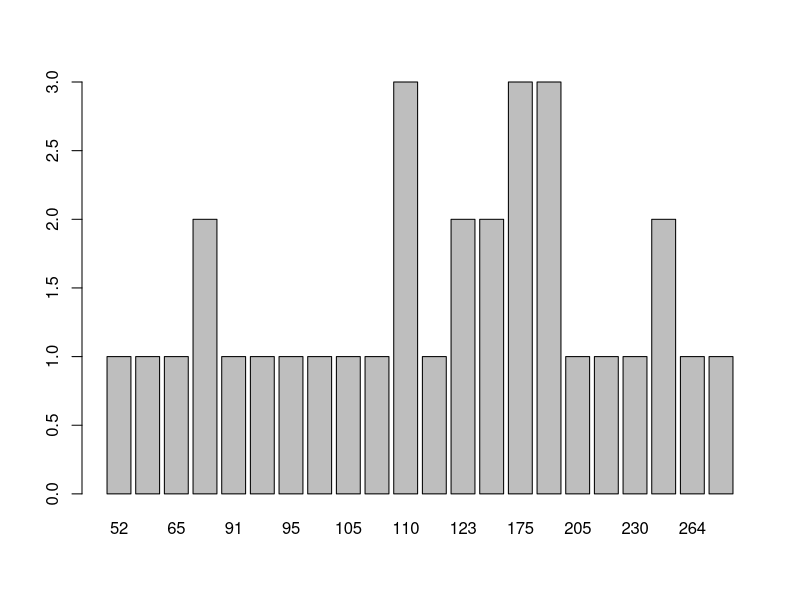
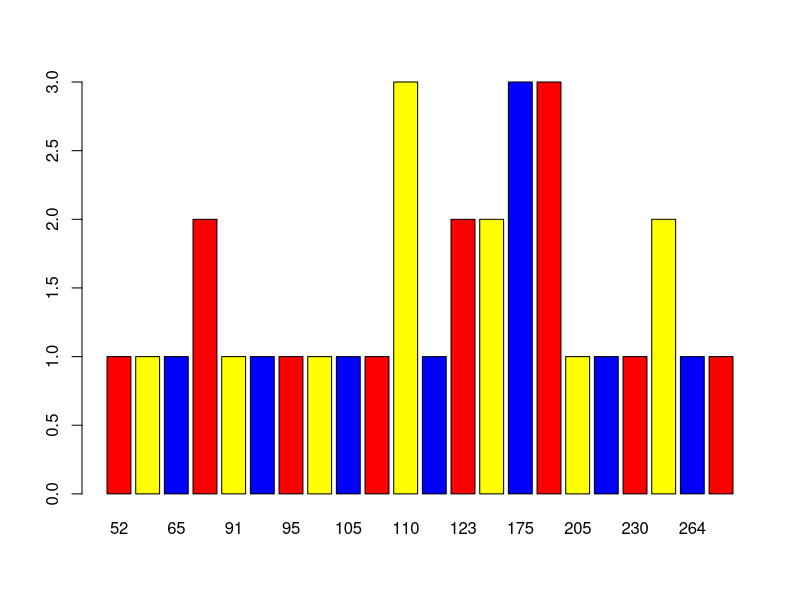
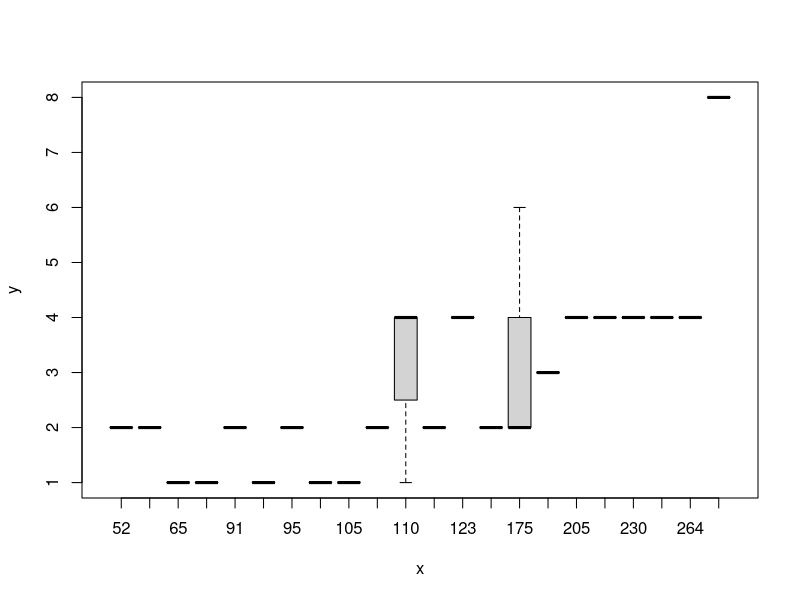
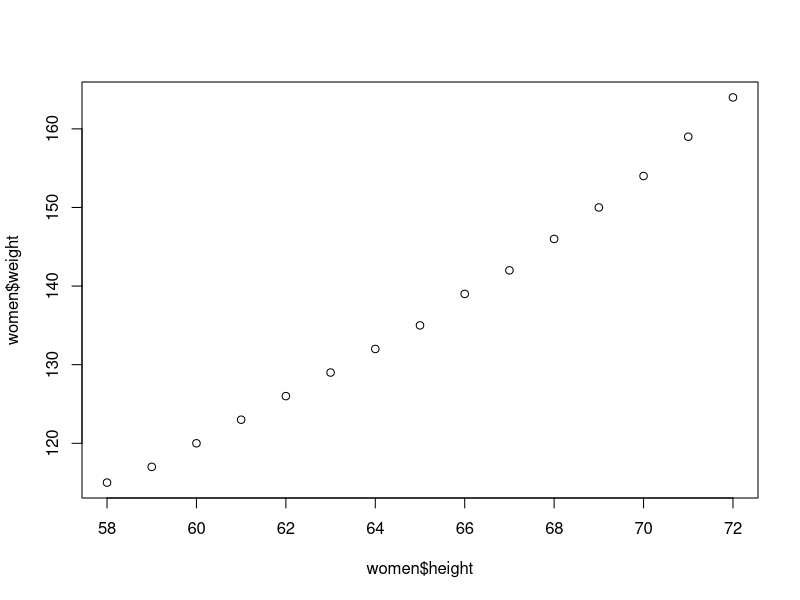
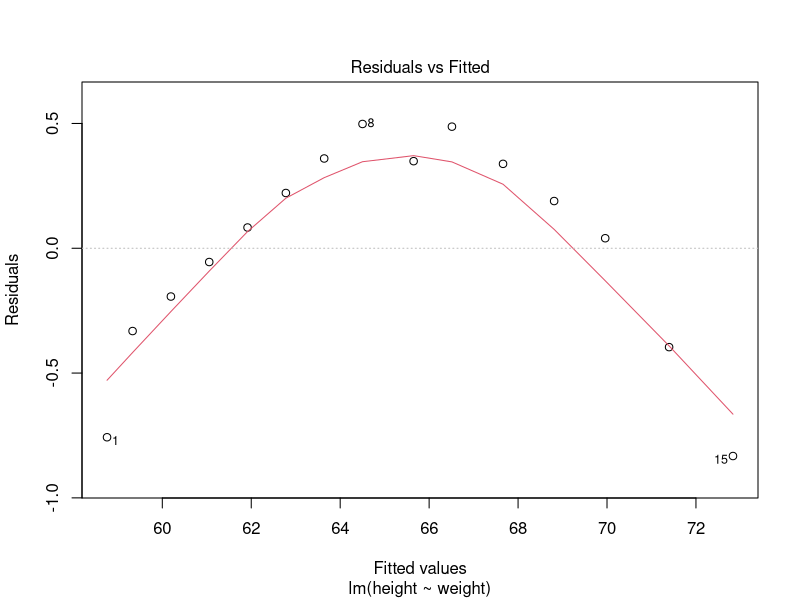
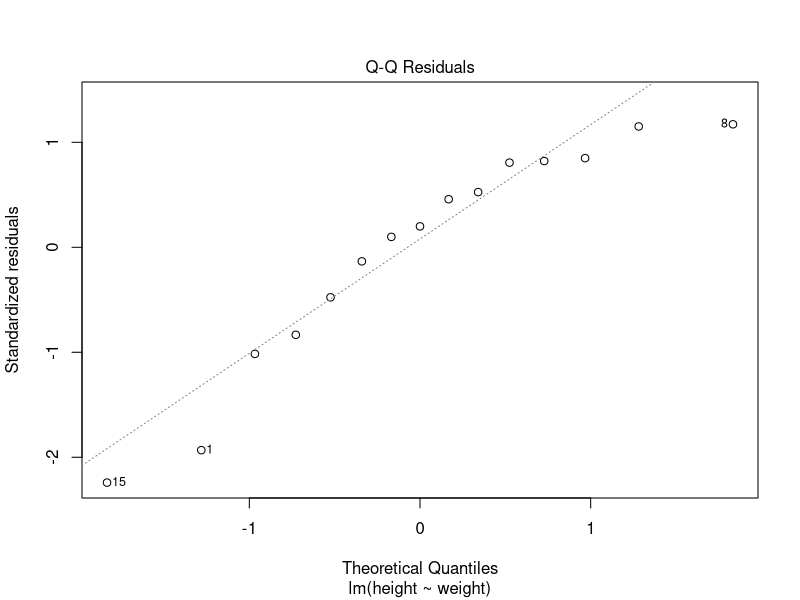
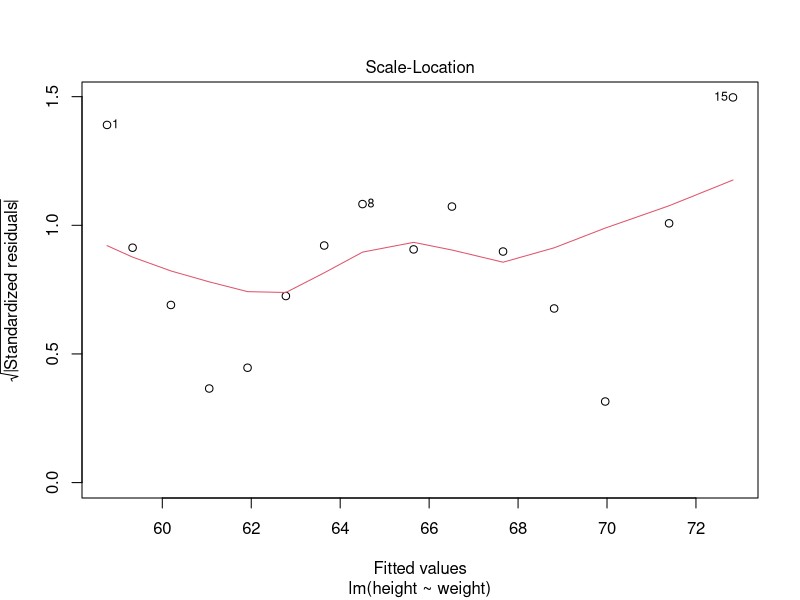
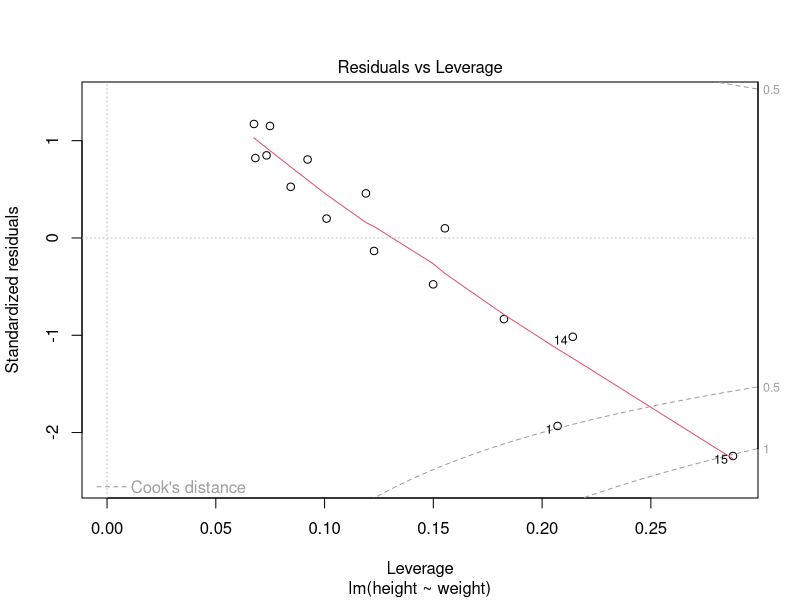

Here is the R script that generated these plots, in order: (Note: a time limit stopped this script after it produced the figures.)
## ---- chunk 1
plot(as.factor(mtcars$hp))
plot(as.factor(mtcars$hp),col=c("red","yellow","blue"))
plot(as.factor(mtcars$hp),mtcars$carb)
plot(women$height,women$weight)
fit=lm(height~weight,data=women)
plot(fit)
## ---- chunk 2
knitr::kable (head(mtcars,n=10))
## ---- chunk 3
set.seed(13456)
n <- 400
u <- runif(n)
x <- 2/(1-u)^(1/2) # F(x) =1-(2/x)^2, 2<=x
hist(x, prob = TRUE, main = expression(f(x)==8/x^3))
y <- seq(2, max(x), .01)
lines(y, 8/y^3,col='red')
## ---- chunk 4
make_simulate_data=function(n){
rlist=c()
for (i in 1:n){
U=runif(3,-1,1)
if (abs(U[3]) >= abs(U[2]) & abs(U[3]) >= abs(U[1])){
  x=U[2]
} else{
  x=U[3]
}
rlist=c(rlist,x)
}
make_simulate_data=rlist
}
x=make_simulate_data(10000)#10000个随机数
hist(x,freq=F,main = expression(f(x)==3/4(1-x^2)))
lines(density(x),col='red')
## ---- chunk 5
set.seed(13456)
n <- 1000
u <- runif(n)
y<- 2/(1-u)^(1/4) -2
hist(y, prob = TRUE, main = expression(f(y)==64/(2+y)^5))
x <- seq(0,  max(y), .01)
lines(x, 64/(2+x)^5,col='red')
## ---- chunk 6
set.seed(123456)
m <- 1e5; x <- runif(m, min=0, max=pi/3)
theta.hat <- mean(sin(x)) * (pi/3)
print(theta.hat)
print(cos(0) - cos(pi/3))
## ---- chunk 7
set.seed(123)
MC.Phi <- function(x, R = 10000, antithetic = TRUE) {
  u <- runif(R/2,0,1)
  if (!antithetic) v <- runif(R/2) else v <- 1 - u
  u <- c(u, v)
  cdf <- numeric(length(x))
  for (i in 1:length(x)) {
    g <- exp(u)
    cdf[i] <- mean(g) 
  }
  cdf
}
exact_value=exp(1)-1;
m <- 1000
x<-1.95
MC1 <- MC2 <- numeric(m)
for (i in 1:m) {
  MC1[i] <- MC.Phi(x, R = 1000, anti = FALSE)
  MC2[i] <- MC.Phi(x, R = 1000)
}

print(c(exact_value,mean(MC1),mean( MC2),sd(MC1),sd(MC2),(var(MC1)-var(MC2))/var(MC1)))
## ---- chunk 8
set.seed(1)
n<- 10000
theta.hat <- se <- numeric(2)
g <- function(x) {
x^2*exp(-x^2/2)/sqrt(2*pi) * (x > 1) * (x < Inf)
}

x <- rexp(n, 1) 
fg <- g(x) / (exp(-x))
theta.hat[1] <- mean(fg)
se[1] <- sd(fg)

x <- rgamma(n,shape=3,scale = 1)
fg <- g(x) / (x^2*exp(-x)/2)
theta.hat[2] <- mean(fg)
se[2] <- sd(fg)
 rbind(theta.hat, se)
## ---- chunk 9
set.seed(1)
M <- 10000
k <- 5 
N <- 50
T2 <- numeric(k)
estimates <- matrix(0, N, 2)

g=function(x) {exp(-x)/(1+x^2)*(x>0)*(x<1)}
f=function(x){exp(-x)/(exp(-(j-1)/5)-exp(-j/5))}

for (i in 1:N) {
  estimates[i, 1] <- mean(g(runif(M)))
  for (j in 1:k){
    u<-runif(2000,0,1)
    v<- -log(exp(-(j-1)/5)-u*(exp(-(j-1)/5)-exp(-j/5)))
    T2[j] <- mean(g(v)/f(v))
  }
  estimates[i,2] = sum(T2)
  
}
apply(estimates, 2,mean)
apply(estimates, 2,sd)
## ---- chunk 10
set.seed(1)
n<-20
alpha<-0.05
L<-numeric(2020)
U<-numeric(2020)
for(i in 1:2020){
    x<-rlnorm(n,meanlog = 0,sdlog = 1)
    y = log(x)
    L[i]<-mean(y)-((sqrt(n/(n-1))*sd(y))/sqrt(n))*qt(1-alpha/2,df = n-1)
    U[i]<-mean(y)+((sqrt(n/(n-1))*sd(y))/sqrt(n))*qt(1-alpha/2,df = n-1)
}
mean(L<0&U>0)
## ---- chunk 11
set.seed(1)
n<-20
alpha<-0.05
L<-numeric(2020)
U<-numeric(2020)
for(i in 1:2020){
  X <- rchisq(n, df = 2)
  L[i]<-mean(X)-((sqrt(n/(n-1))*sd(X))/sqrt(n))*qt(1-alpha/2,df = n-1)
  U[i]<-mean(X)+((sqrt(n/(n-1))*sd(X))/sqrt(n))*qt(1-alpha/2,df = n-1)
}
mean(L<2&U>2)
## ---- chunk 12
set.seed(77)
alpha <- 0.05
n <- 50
m <- 5000
beta<-seq(1,100,4)
sktests=numeric(m)
N=length(beta)
pwr <- numeric(N)
cv <- qnorm(0.975, 0, sqrt(6*(n-2) / ((n+1)*(n+3))))
sk<-function(x){
  xb<-mean(x)
  v3<-mean((x-xb)^3)
  v2<-mean((x-xb)^2)
  return(v3/v2^1.5)
}
for (i in 1:N) {
  for (j in 1:m) {
  x=rbeta(n,beta[i],beta[i])
  sktests[j] <- as.integer(abs(sk(x)) >= cv)
}
pwr[i] <- mean(sktests)
}
plot(beta, pwr, type = "b",
xlab = bquote(beta), ylim = c(0,1))
abline(h = .1, lty = 3)
se <- sqrt(pwr * (1-pwr) / m) 
lines(beta, pwr+se, lty = 3)
lines(beta, pwr-se, lty = 3)
## ---- chunk 13
set.seed(1)
alpha <- 0.05
n <- 50
m <- 1000
t<-seq(1,100,4)
sktests=numeric(m)
N=length(t)
pwr <- numeric(N)
cv <- qnorm(0.975, 0, sqrt(6*(n-2) / ((n+1)*(n+3))))
sk<-function(x){
  xb<-mean(x)
  v3<-mean((x-xb)^3)
  v2<-mean((x-xb)^2)
  return(v3/v2^1.5)
}
for (i in 1:N) {
  for (j in 1:m) {
  x=rt(n,t[i])
  sktests[j] <- as.integer(abs(sk(x)) >= cv)
}
pwr[i] <- mean(sktests)
}
plot(t, pwr, type = "b",
xlab = bquote(t), ylim = c(0,1))
abline(h = .1, lty = 3)
se <- sqrt(pwr * (1-pwr) / m) 
lines(t, pwr+se, lty = 3)
lines(t, pwr-se, lty = 3)
## ---- chunk 14
set.seed(7)
alpha <- 0.055
count5test <- function(x, y) {
X <- x - mean(x)
Y <- y - mean(y)
outx <- sum(X > max(Y)) + sum(X < min(Y))
outy <- sum(Y > max(X)) + sum(Y < min(X))
return(as.integer(max(c(outx, outy)) > 5))
}
n<-c(10,100,1000)
power=rep(0,3)
m=2500
sigma1 <- 1
sigma2 <- 1.5
for (i in 1:3) {
  power[i]<- mean(replicate(m, expr={
  x <- rnorm(n[i], 0, sigma1)
  y <- rnorm(n[i], 0, sigma2) 
  count5test(x, y)
}))
}
print(power)
## ---- chunk 15
set.seed(7)
n<-c(10,100,1000)
power=rep(0,3)
m=2500
sigma1 <- 1
sigma2 <- 1.5
for (i in 1:3) {
  power[i]<- mean(replicate(m, expr={
  x <- rnorm(n[i], 0, sigma1)
  y <- rnorm(n[i], 0, sigma2) 
  return(as.integer(var.test(x,y,alternative = c("two.sided",'less','greater'),conf.level = 0.945)$p.value<alpha))
}))
}
print(power)
## ---- chunk 16
set.seed(1)
n1 <- 20
n2 <- 30
mu1 <- 0
mu2 <- 0
sigma1 <- 1
sigma2 <- 1
m <- 2000
alphahat0<-alphahat1<-numeric(m)

cf <- function(x, y) {
  X <- x - mean(x)
  Y <- y - mean(y)
  outx <- sum(X > max(Y)) + sum(X < min(Y))
  outy <- sum(Y > max(X)) + sum(Y < min(X))
  return(as.integer(max(c(outx, outy)) > 5))
}

cfp <- function(z) {
  x <- z[1:(length(z)/2)]
  y <- z[-(1:(length(z)/2))]
  X <- x - mean(x)
  Y <- y - mean(y)
  outx <- sum(X > max(Y)) + sum(X < min(Y)) 
  outy <- sum(Y > max(X)) + sum(Y < min(X))
  return(as.integer(max(c(outx, outy)) > 5))
}

for (i in 1:m){
  x <- rnorm(n1, mu1, sigma1)
  y <- rnorm(n2, mu2, sigma2)
  x <- x - mean(x) 
  y <- y - mean(y)
  z <- c(x,y)
  per <- function(t,n) {
    op <- numeric(n)
    for (j in 1:n){
      p <- sample(1:length(t),length(t),replace <- F)
      op[j] <- cfp(t[p])
    }
    sum(op)/n
  }
  alphahat0[i]<-cf(x,y)
  alphahat1[i]<-per(z,m)
}
alphahat2<-mean(alphahat0)
alphahat3<-mean(alphahat1)
round(c(cf<-alphahat2,cfp<-alphahat3),6)

## ---- chunk 17
set.seed(7)
f <- function(x) {
  if (any(x < 0)) 
    return (exp(x)/2)
  else
    return(exp(-x)/2)
}

rw.Metropolis <- function(sigma, x0, N) {
  x <- numeric(N)
  x[1] <- x0
  u <- runif(N)
  k <- 0
  for (i in 2:N) {
    y <- rnorm(1, x[i-1], sigma)
    if (u[i] <= (f(y) / f(x[i-1])))
      x[i] <- y else {
        x[i] <- x[i-1]
        k <- k + 1
      }
  }
  return(list(x=x, k=k))
}

N <- 5000
sigma <- c(0.01, 0.1, 1, 10)
x0 <- 10
rw1 <- rw.Metropolis(sigma[1], x0, N)
rw2 <- rw.Metropolis(sigma[2], x0, N)
rw3 <- rw.Metropolis(sigma[3], x0, N)
rw4 <- rw.Metropolis(sigma[4], x0, N)
print(c(rw1$k, rw2$k, rw3$k, rw4$k))

p1<-rw1$k/N
p2<-rw2$k/N
p3<-rw3$k/N
p4<-rw4$k/N
print(c(p1, p2, p3, p4))
## ---- chunk 18
Gelman.Rubin <- function(psi) {
# psi[i,j] is the statistic psi(X[i,1:j])
# for chain in i-th row of X
psi <- as.matrix(psi)
n <- ncol(psi)
k <- nrow(psi)
psi.means <- rowMeans(psi) #row means
B <- n * var(psi.means) #between variance est.
psi.w <- apply(psi, 1, "var") #within variances
W <- mean(psi.w) #within est.
v.hat <- W*(n-1)/n + (B/n) #upper variance est.
r.hat <- v.hat / W #G-R statistic
return(r.hat)
}

k <- 4    # four chains
x0 <- c(-10,-5,5,10)    # overdispersed initial values
N <- 10000    # length of chains
b <- 200    # burn-in length


X <- matrix(nrow=k,ncol=N)
for (i in 1:k)
  X[i,] <- rw.Metropolis(0.5,x0[i],N)$x
psi <- t(apply(X, 1, cumsum))
for (i in 1:nrow(psi))
psi[i,] <- psi[i,] / (1:ncol(psi))
rhat <- rep(0, N)
for (j in (1000+1):N)
rhat[j] <- Gelman.Rubin(psi[,1:j])
plot(rhat[(1000+1):N], type="l", xlab="sigma=0.5", ylab="R_hat")
abline(h=1.2, lty=2)

X <- matrix(nrow=k,ncol=N)
for (i in 1:k)
  X[i,] <- rw.Metropolis(1,x0[i],N)$x
psi <- t(apply(X, 1, cumsum))
for (i in 1:nrow(psi))
psi[i,] <- psi[i,] / (1:ncol(psi))
rhat <- rep(0, N)
for (j in (500+1):N)
rhat[j] <- Gelman.Rubin(psi[,1:j])
x2 <- min(which(rhat>0 & rhat<1.2))
plot(rhat[(500+1):N], type="l", xlab="sigma=1", ylab="R_hat")
abline(h=1.2, lty=2)

X <- matrix(nrow=k,ncol=N)
for (i in 1:k)
  X[i,] <- rw.Metropolis(4,x0[i],N)$x
psi <- t(apply(X, 1, cumsum))
for (i in 1:nrow(psi))
psi[i,] <- psi[i,] / (1:ncol(psi))
rhat <- rep(0, N)
for (j in (b+1):N)
rhat[j] <- Gelman.Rubin(psi[,1:j])
x3 <- min(which(rhat>0 & rhat<1.2))
plot(rhat[(b+1):N], type="l", xlab="sigma=4", ylab="R_hat")
abline(h=1.2, lty=2)

X <- matrix(nrow=k,ncol=N)
for (i in 1:k)
  X[i,] <- rw.Metropolis(16,x0[i],N)$x
psi <- t(apply(X, 1, cumsum))
for (i in 1:nrow(psi))
psi[i,] <- psi[i,] / (1:ncol(psi))
rhat <- rep(0, N)
for (j in (b+1):N)
rhat[j] <- Gelman.Rubin(psi[,1:j])
x4 <- min(which(rhat>0 & rhat<1.2))
plot(rhat[(b+1):N], type="l", xlab="sigma=16", ylab="R_hat")
abline(h=1.2, lty=2)

c(x2,x3,x4)
## ---- chunk 19
set.seed(7)
k=c(4:25,100,500,1000)
Ak=numeric()
N=length(k)
for (i in 1:N) {
  solution=uniroot(
    function(a) {pt(sqrt(a^2*(k[i]-1)/(k[i]-a^2)),df=k[i]-1)-pt(sqrt(a^2*(k[i])/(k[i]+1-a^2)),df=k[i])
    },
    lower = 1e-5,upper = sqrt(k[i])-1e-5)
  solution <- as.numeric(unlist(solution)[1])
  if(solution>0 & solution<sqrt(k[i])) Ak[i] <- solution 
  else Ak[i] <- NA
}
matrix(Ak,ncol=1,dimnames = list(paste("k=",k,sep=""),"A(k)"))
## ---- chunk 20
set.seed(7)
nA <- 444
nB <- 132
nOO <- 361
nAB <- 63
N<-1000
func<-function(p,q,n){
  func<-nA*(log(p^2+2*p*(1-p-q)))+nB*(log(q^2+2*q*(1-p-q)))+2*nOO*log(1-p-q)+nAB*(log(2*p*q))
  return(func)
}

p<-0.3
q<-0.1
k<-100
for (step in 1:k) {
  nAA<-rbinom(1,nA,p/(2-p-2*q))
  nBB<-rbinom(1,nB,q/(2-q-2*p))
  p<-(nA+nAA+nAB)/(2*N)
  q<-(nB+nBB+nAB)/(2*N)
  cat("step",step,"p",p,"q",q,"func",func(p,q,N),"\n")
}
## ---- chunk 21
formulas <- list(
mpg ~ disp,
mpg ~ I(1 / disp),
mpg ~ disp + wt,
mpg ~ I(1 / disp) + wt
)
f<-as.character(formulas)
out <- vector("list", length(f))
for (i in seq_along(formulas)) {
out[[i]] <- lm(f[[i]],mtcars)
}
print(out)
out1<-lapply(formulas, function(x) lm(x,mtcars))
print(out1)
## ---- chunk 22
trials <- replicate(
100,
t.test(rpois(10, 10), rpois(7, 10)),
simplify = FALSE
)
p <- sapply(trials, function(x) x[["p.value"]] )
print(p)
## ---- chunk 23
mapvapply <- function(x,f,f_value){
  g <- function(x) Map(f,x)
  vapply(x,g,f_value)
}
